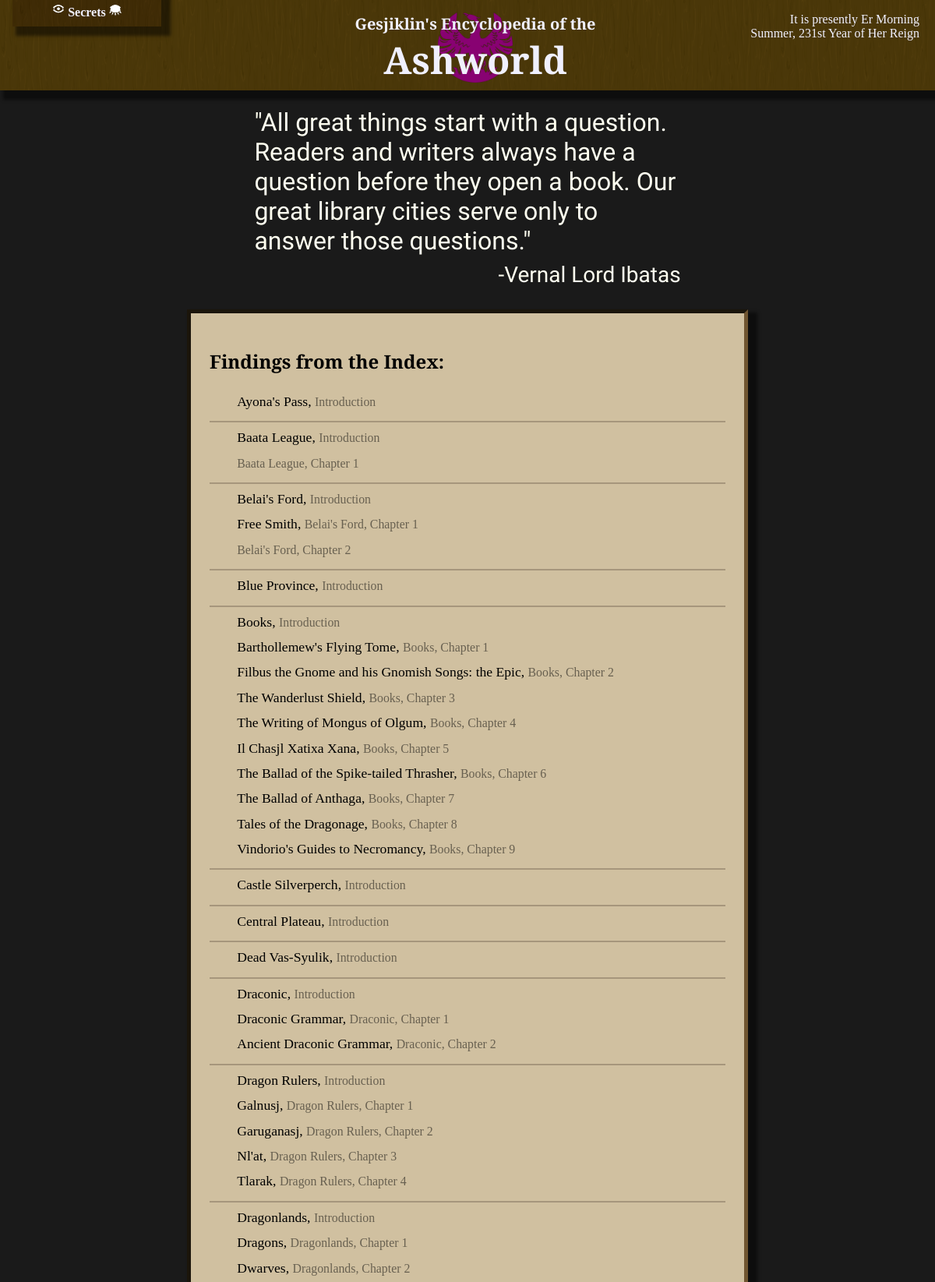
Screenshot of /search (upper part) with the database file from the repository.
### wiki/models.py (models this page shows, shortened)
class InfoPage(models.Model):
    short_title = models.CharField(max_length = 64, primary_key=True)
    def title(self):
        return self.short_title #self.full_title if self.full_title else self.short_title
    def prev_page(self):
        try:
            return InfoPage.objects.get(next_page = self)
        except (InfoPage.MultipleObjectsReturned, InfoPage.DoesNotExist):
            return None
    def _chapter(self):
        prev = self
        i = 0
        while True:
            new_prev = prev.prev_page()
            if new_prev:
                prev = new_prev
            else:
                break
            i += 1
        return (prev, i)
    def chapter_info(self):
        return self._chapter()[0]
    def chapter_number(self):
        return self._chapter()[1]
    def chapter(self):
        info, number = self._chapter()
        return "{}, Chapter {}".format(info.title(), number) if number > 0 else "Introduction"
    def is_secret(self):
        return len(self.text) == 0 and len(InfoSecret.objects.filter(page = self))
    quote = models.TextField(blank = True)
    text = models.TextField(blank = True)
    next_page = models.ForeignKey(to='self', on_delete=models.SET_NULL, null=True, blank=True)
    def is_header(self):
       return False

### wiki/views.py (the view)
# urls.py: path('search', views.search, name='search'),
def search(request):
	context = base_context(request)
	context['bad_terms'] = []
	infos = InfoPage.objects.all()
	infos = search_objects(infos, context['terms'], "text", "short_title", context["bad_terms"])
	infos = sorted(list(infos), key = lambda i : (i.chapter_info().title(), i.chapter_number()))
	i = 0
	while i+1 < len(infos):
		if infos[i].chapter_info() != infos[i+1].chapter_info():
			infos.insert(i+1, SearchHeader())
			i += 1
		i += 1
	context['infos'] = infos
	return render(request, 'wiki/search.html', context)

### util.py (called while the page is built)
def search(objects, terms, field, order_field, bad_terms):
    for term in terms:
        new_objects = objects.filter(**{field+"__icontains":term}).order_by(order_field)
        if new_objects.count():
            objects = new_objects
        else:
            bad_terms.append(term)
    return objects

### wiki/views.py (called while the page is built)
def pop_popup(request):
	queue = request.session.get('popupforms', [])
	if queue and isinstance(queue, list):
		r = queue.pop(0)
		request.session['popupforms'] = queue
		return r
	else:
		return None

def base_context(request):
	context = {}
	context['show_secrets'] = request.session.get('show_secrets', False)
	context['passwords'] = request.session.get('passwords')
	context['locations'] = MapLocation.objects.all()
	if context['passwords']:
		context['unlocked_secrets'] = list(reduce(lambda x,y : x.union(y), (SecretPassword.objects.get(pk=i).unlocks() for i in context['passwords'])))
	context['popupform'] = pop_popup(request)
	context['terms_str'] = request.GET.get('terms')
	context['terms'] = list(filter(lambda term : not term in ignored_terms, context['terms_str'].split(' ') if context['terms_str'] else []))
	context['show_edit'] = request.get_host() == "127.0.0.1:8000"
	return context

	def is_header(self):
		return True

### wiki/templates/wiki/search.html (shortened to what this page needs)
{% extends "wiki/index.html" %}
{% load static %}
{% block head %}
    <link rel="stylesheet" href="{% static 'wiki/search.css' %}"/>
{% endblock %}
{% block content %}
    <p class="quote">
        "All great things start with a question. Readers and writers always have a question before they open a book. Our great library cities serve only to answer those questions."
    </p>
    <p class="quoteauthor">
        -Vernal Lord Ibatas
    </p>
    <div class="textbox">
        <h2>Findings from the Index:</h2>
        {% for info in infos %}
			{% if info.is_header %}
				<div class='searchheader'></div>
			{% else %}
            	<a class='searchresult' href="{% url 'info' info.pk %}?terms={{terms_str}}">
					{% if not info.is_secret %}
						{{ info.short_title }},
					{% endif %}
					<span class="chapter">{{ info.chapter }}</span>
				</a>
			{% endif %}
        {% endfor %}
    </div>
{% endblock %}

### wiki/static/wiki/style.css (style rules this page uses)
body { padding: 0%; margin: 0%; background-image: url("/static/wiki/stone.png"); background-repeat: repeat; background-attachment: fixed; }
body:before { position: fixed; content:""; top:0; left:0; width:100%; height:100%; opacity: 0.985; background-color: #171717; z-index: -10; }
.title h1, h2, .sidebar a, .sidebar form { font-family: 'Cinzel Decorative', cursive; }
.quote, .quoteauthor { font-family: 'Tangerine', cursive; padding-left: 12%; padding-right: 12%; }
.quote { font-size: 2em; }
.quoteauthor { font-size: 1.75em; text-align: right; margin-top: -24px; }
.textbox { color: #000000; padding: 24px; border-style: inset; border-color: #705530; border-width: 5px; line-height: 1.5; }
a { text-decoration: none; color: #000000; }
.title, .content .textbox, .sidebar, .passwords { box-shadow: 8px 8px 4px 4px #00000080; }
.sidebar, .textbox { background-color: #d0c0a0; }

### wiki/static/wiki/search.css (style rules this page uses)
.searchresult { margin-left: 2em; display: block; font-size: 1.1em; margin-top: 6px; }
.searchheader { margin-top: 12px; border-top: #60504060; border-top-width: 2px; border-top-style: solid; }
.searchresult .chapter { font-size: 0.9em; font-weight: normal; color: #00000080; }

### rows the page displays
InfoPage: short_title "Ayona's Pass", chapter "Introduction"
InfoPage: short_title "Baata League", chapter "Introduction"
InfoPage: chapter "Baata League, Chapter 1"
InfoPage: short_title "Belai's Ford", chapter "Introduction"
InfoPage: short_title "Free Smith", chapter "Belai's Ford, Chapter 1"
InfoPage: chapter "Belai's Ford, Chapter 2"
InfoPage: short_title "Blue Province", chapter "Introduction"
InfoPage: short_title "Books", chapter "Introduction"
InfoPage: short_title "Barthollemew's Flying Tome", chapter "Books, Chapter 1"
InfoPage: short_title "Filbus the Gnome and his Gnomish Songs: the Epic", chapter "Books, Chapter 2"
InfoPage: short_title "The Wanderlust Shield", chapter "Books, Chapter 3"
InfoPage: short_title "The Writing of Mongus of Olgum", chapter "Books, Chapter 4"
InfoPage: short_title "Il Chasjl Xatixa Xana", chapter "Books, Chapter 5"
InfoPage: short_title "The Ballad of the Spike-tailed Thrasher", chapter "Books, Chapter 6"
InfoPage: short_title "The Ballad of Anthaga", chapter "Books, Chapter 7"
InfoPage: short_title "Tales of the Dragonage", chapter "Books, Chapter 8"
InfoPage: short_title "Vindorio's Guides to Necromancy", chapter "Books, Chapter 9"
InfoPage: short_title "Castle Silverperch", chapter "Introduction"
InfoPage: short_title "Central Plateau", chapter "Introduction"
InfoPage: short_title "Dead Vas-Syulik", chapter "Introduction"
InfoPage: short_title "Draconic", chapter "Introduction"
InfoPage: short_title "Draconic Grammar", chapter "Draconic, Chapter 1"
InfoPage: short_title "Ancient Draconic Grammar", chapter "Draconic, Chapter 2"
InfoPage: short_title "Dragon Rulers", chapter "Introduction"
InfoPage: short_title "Galnusj", chapter "Dragon Rulers, Chapter 1"
InfoPage: short_title "Garuganasj", chapter "Dragon Rulers, Chapter 2"
InfoPage: short_title "Nl'at", chapter "Dragon Rulers, Chapter 3"
InfoPage: short_title "Tlarak", chapter "Dragon Rulers, Chapter 4"
InfoPage: short_title "Dragonlands", chapter "Introduction"
InfoPage: short_title "Dragons", chapter "Dragonlands, Chapter 1"
InfoPage: short_title "Dwarves", chapter "Dragonlands, Chapter 2"
